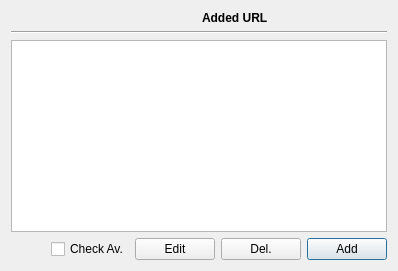
          <widget class="QWidget" name="victimsTab">
           <attribute name="icon">
            <iconset>
             <normaloff>icons/tid.png</normaloff>icons/tid.png</iconset>
           </attribute>
           <attribute name="title">
            <string notr="true">Victims</string>
           </attribute>
           <layout class="QVBoxLayout" name="verticalLayout_4">
            <item>
             <layout class="QGridLayout" name="gridLayout">
              <property name="sizeConstraint">
               <enum>QLayout::SetDefaultConstraint</enum>
              </property>
              <property name="horizontalSpacing">
               <number>5</number>
              </property>
              <item row="0" column="1">
               <widget class="QLabel" name="sessionLabel">
                <property name="sizePolicy">
                 <sizepolicy hsizetype="Preferred" vsizetype="Fixed">
                  <horstretch>0</horstretch>
                  <verstretch>0</verstretch>
                 </sizepolicy>
                </property>
                <property name="text">
                 <string>&lt;html&gt;&lt;head/&gt;&lt;body&gt;&lt;p&gt;&lt;span style=&quot; font-weight:600;&quot;&gt;Added URL&lt;/span&gt;&lt;/p&gt;&lt;/body&gt;&lt;/html&gt;</string>
                </property>
               </widget>
              </item>
              <!-- <item row="1" column="2">
               <widget class="QPushButton" name="loadSessionButton">
                <property name="sizePolicy">
                 <sizepolicy hsizetype="Fixed" vsizetype="Fixed">
                  <horstretch>0</horstretch>
                  <verstretch>0</verstretch>
                 </sizepolicy>
                </property>
                <property name="text">
                 <string>Load</string>
                </property>
               </widget>
              </item>
              <item row="1" column="1">
               <widget class="QLineEdit" name="sessionFileEdit">
                <property name="frame">
                 <bool>true</bool>
                </property>
                <property name="clearButtonEnabled">
                 <bool>true</bool>
                </property>
               </widget>
              </item>
              <item row="1" column="0">
               <widget class="QComboBox" name="sessionType"/>
              </item> -->
              <item row="0" column="0">
               <widget class="QLabel" name="valLabel">
                <property name="font">
                 <font>
                  <weight>75</weight>
                  <bold>true</bold>
                 </font>
                </property>
                <property name="text">
                 <string>&lt;html&gt;&lt;head/&gt;&lt;body&gt;&lt;p&gt;&lt;/p&gt;&lt;/body&gt;&lt;/html&gt;</string>
                </property>
               </widget>
              </item>
             </layout>
            </item>
            <item>
             <widget class="Line" name="line">
              <property name="sizePolicy">
               <sizepolicy hsizetype="Expanding" vsizetype="Fixed">
                <horstretch>1</horstretch>
                <verstretch>0</verstretch>
               </sizepolicy>
              </property>
              <property name="orientation">
               <enum>Qt::Horizontal</enum>
              </property>
             </widget>
            </item>
            <item>
             <widget class="QListWidget" name="targetsListWidget">
              <property name="sizePolicy">
               <sizepolicy hsizetype="Expanding" vsizetype="Expanding">
                <horstretch>0</horstretch>
                <verstretch>1</verstretch>
               </sizepolicy>
              </property>
              <property name="font">
               <font>
                <pointsize>10</pointsize>
               </font>
              </property>
              <property name="contextMenuPolicy">
               <enum>Qt::ActionsContextMenu</enum>
              </property>
              <property name="frameShape">
               <enum>QFrame::StyledPanel</enum>
              </property>
              <property name="frameShadow">
               <enum>QFrame::Sunken</enum>
              </property>
              <property name="lineWidth">
               <number>1</number>
              </property>
              <property name="iconSize">
               <size>
                <width>48</width>
                <height>48</height>
               </size>
              </property>
              <property name="verticalScrollMode">
               <enum>QAbstractItemView::ScrollPerPixel</enum>
              </property>
              <property name="resizeMode">
               <enum>QListView::Adjust</enum>
              </property>
              <property name="spacing">
               <number>5</number>
              </property>
              <property name="viewMode">
               <enum>QListView::ListMode</enum>
              </property>
              <property name="uniformItemSizes">
               <bool>false</bool>
              </property>
              <property name="wordWrap">
               <bool>false</bool>
              </property>
              <property name="selectionRectVisible">
               <bool>true</bool>
              </property>
              <property name="sortingEnabled">
               <bool>false</bool>
              </property>
             </widget>
            </item>
            <item>
             <layout class="QHBoxLayout" name="horizontalLayout">
              <item>
               <spacer name="horizontalSpacer_2">
                <property name="orientation">
                 <enum>Qt::Horizontal</enum>
                </property>
                <property name="sizeHint" stdset="0">
                 <size>
                  <width>40</width>
                  <height>20</height>
                 </size>
                </property>
               </spacer>
              </item>
              <item>
               <widget class="QCheckBox" name="avCheck">
                <property name="text">
                 <string>Check Av.</string>
                </property>
                <property name="checked">
                 <bool>false</bool>
                </property>
               </widget>
              </item>
              <item>
               <widget class="QPushButton" name="editTargetButton">
                <property name="text">
                 <string>Edit</string>
                </property>
               </widget>
              </item>
              <item>
               <widget class="QPushButton" name="deleteTargetButton">
                <property name="text">
                 <string>Del.</string>
                </property>
                <property name="icon">
                 <iconset>
                  <normaloff>icons/delete.svg</normaloff>icons/delete.svg</iconset>
                </property>
               </widget>
              </item>
              <item>
               <widget class="QPushButton" name="addTargetButton">
                <property name="text">
                 <string>Add</string>
                </property>
                <property name="icon">
                 <iconset>
                  <normaloff>icons/add.svg</normaloff>icons/add.svg</iconset>
                </property>
                <property name="default">
                 <bool>true</bool>
                </property>
               </widget>
              </item>
             </layout>
            </item>
           </layout>
          </widget>
